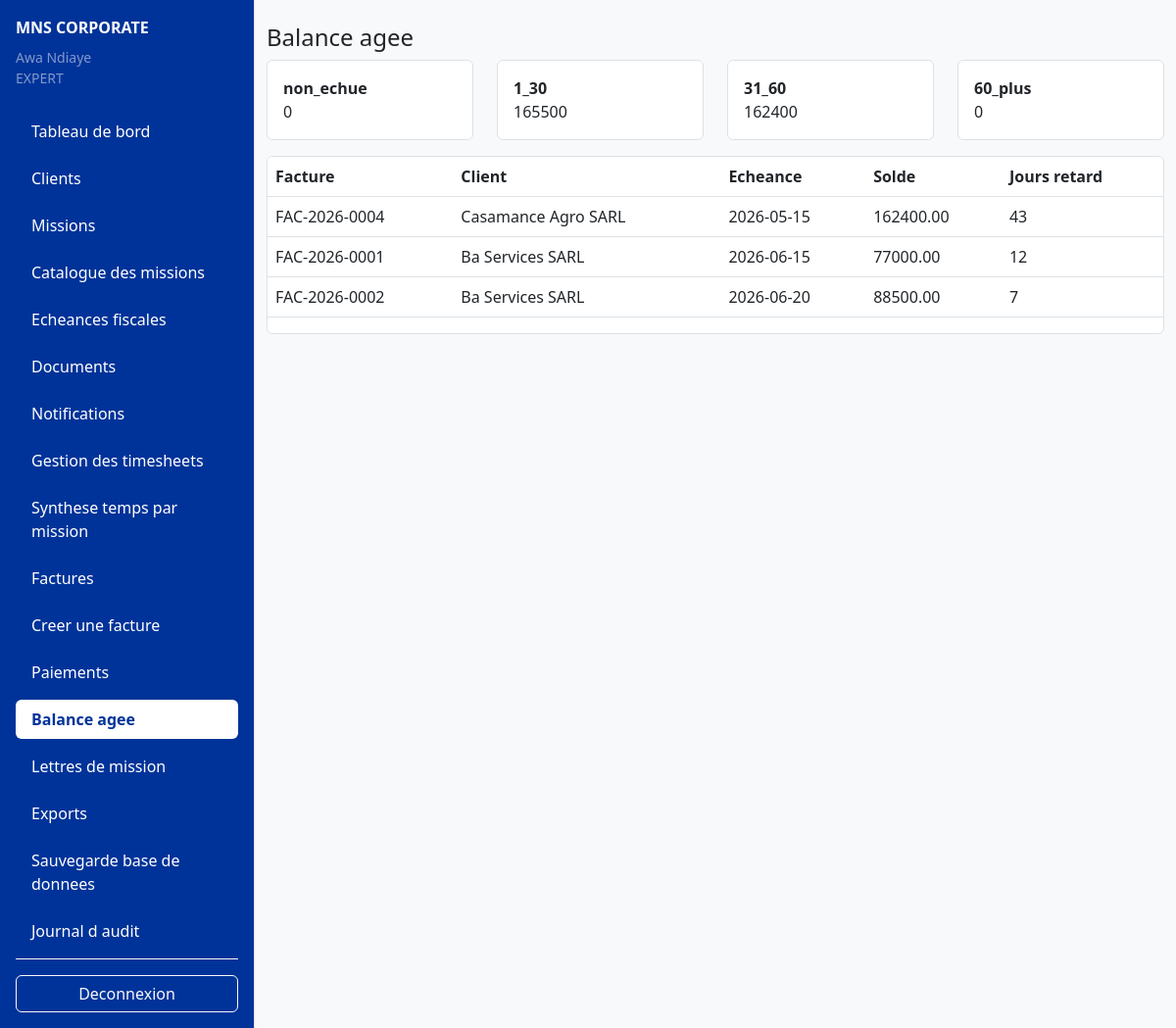
The page /frontend/views/payments/balance_aged.php (signed in) on the database its author committed.
### tables this page shows
CREATE TABLE IF NOT EXISTS invoices (
    id INT UNSIGNED AUTO_INCREMENT PRIMARY KEY,
    client_id INT UNSIGNED NOT NULL,
    mission_id INT UNSIGNED NULL,
    invoice_number VARCHAR(50) NOT NULL UNIQUE,
    issue_date DATE NOT NULL,
    due_date DATE NOT NULL,
    subtotal DECIMAL(12,2) NOT NULL DEFAULT 0.00,
    tax_rate DECIMAL(5,2) NOT NULL DEFAULT 18.00,
    tax_amount DECIMAL(12,2) NOT NULL DEFAULT 0.00,
    total_amount DECIMAL(12,2) NOT NULL DEFAULT 0.00,
    status ENUM('BROUILLON', 'ENVOYEE', 'PARTIELLEMENT_PAYEE', 'PAYEE', 'EN_RETARD', 'ANNULEE')
        NOT NULL DEFAULT 'BROUILLON',
    notes TEXT NULL,
    created_by INT UNSIGNED NOT NULL,
    created_at TIMESTAMP DEFAULT CURRENT_TIMESTAMP,
    updated_at TIMESTAMP DEFAULT CURRENT_TIMESTAMP ON UPDATE CURRENT_TIMESTAMP,
    CONSTRAINT fk_invoices_client
        FOREIGN KEY (client_id) REFERENCES clients(id)
        ON DELETE RESTRICT
        ON UPDATE CASCADE,
    CONSTRAINT fk_invoices_mission
        FOREIGN KEY (mission_id) REFERENCES missions(id)
        ON DELETE SET NULL
        ON UPDATE CASCADE,
    CONSTRAINT fk_invoices_created_by
        FOREIGN KEY (created_by) REFERENCES users(id)
        ON DELETE RESTRICT
        ON UPDATE CASCADE
);

CREATE TABLE IF NOT EXISTS clients (
    id INT UNSIGNED AUTO_INCREMENT PRIMARY KEY,
    user_id INT UNSIGNED NULL UNIQUE,
    company_name VARCHAR(180) NOT NULL,
    legal_form VARCHAR(100) NULL,
    contact_name VARCHAR(150) NULL,
    email VARCHAR(150) NULL,
    phone VARCHAR(30) NULL,
    address VARCHAR(255) NULL,
    ninea VARCHAR(50) NULL UNIQUE,
    rccm VARCHAR(80) NULL UNIQUE,
    tax_regime VARCHAR(100) NULL,
    accounting_year_start DATE NULL,
    accounting_year_end DATE NULL,
    status ENUM('ACTIF', 'INACTIF') NOT NULL DEFAULT 'ACTIF',
    created_at TIMESTAMP DEFAULT CURRENT_TIMESTAMP,
    updated_at TIMESTAMP DEFAULT CURRENT_TIMESTAMP ON UPDATE CURRENT_TIMESTAMP,
    CONSTRAINT fk_clients_user
        FOREIGN KEY (user_id) REFERENCES users(id)
        ON DELETE SET NULL
        ON UPDATE CASCADE
);

### backend/config/database.php (called while the page is built, shortened)
<?php
function getDatabaseConnection(): PDO
{
    $host = 'localhost';
    $port = 3306;
    $dbname = 'mns_corporate_db';
    $username = 'root';
    $password = '';
    $charset = 'utf8mb4';
    $dsn = sprintf(
        'mysql:host=%s;port=%d;dbname=%s;charset=%s',
        $host,
        $port,
        $dbname,
        $charset
    );
    $options = [
        PDO::ATTR_ERRMODE => PDO::ERRMODE_EXCEPTION,
        PDO::ATTR_DEFAULT_FETCH_MODE => PDO::FETCH_ASSOC,
        PDO::ATTR_EMULATE_PREPARES => false,
    ];
    try {
        $connection = new PDO($dsn, $username, $password, $options);
        return $connection;
    } catch (PDOException $exception) {
        throw new RuntimeException('Impossible de se connecter à la base de données.');
    }
}

### backend/models/BaseModel.php (called while the page is built, shortened)
<?php
abstract class BaseModel
{
    protected PDO $db;
    public function __construct(PDO $db)
    {
        $this->db = $db;
    }
    protected function fetchAll(string $sql, array $params = []): array
    {
        $stmt = $this->db->prepare($sql);
        $stmt->execute($params);
        return $stmt->fetchAll(PDO::FETCH_ASSOC);
    }
}

### backend/models/Invoice.php (called while the page is built, shortened)
<?php
require_once __DIR__ . '/BaseModel.php';
class Invoice extends BaseModel
{
    public function getBalanceAgedSummary(): array
    {
        return $this->fetchAll(
            "SELECT i.*, c.company_name, COALESCE(SUM(p.amount),0) AS paid_amount,
                    GREATEST(i.total_amount - COALESCE(SUM(p.amount),0),0) AS balance_due,
                    DATEDIFF(CURDATE(), i.due_date) AS days_late
             FROM invoices i
             INNER JOIN clients c ON c.id = i.client_id
             LEFT JOIN payments p ON p.invoice_id = i.id
             WHERE i.status <> 'ANNULEE'
             GROUP BY i.id, c.company_name
             HAVING balance_due > 0
             ORDER BY i.due_date ASC"
        );
    }
}

### backend/includes/helpers.php (called while the page is built, shortened)
<?php
function e(?string $value): string
{
    return htmlspecialchars($value ?? '', ENT_QUOTES, 'UTF-8', false);
}

### frontend/views/payments/balance_aged.php (the view)
<?php declare(strict_types=1); if(!defined('MNS_CONTROLLER_RENDER')){require_once __DIR__.'/../../../backend/controllers/payment_controller.php'; $_GET['action']='balance'; handlePaymentRequest(); return;} require_once __DIR__.'/../../../backend/includes/helpers.php'; require_once __DIR__.'/../includes/header.php'; ?>
<div class="d-flex"><?php require_once __DIR__.'/../includes/sidebar.php'; ?><main class="container-fluid py-4"><h1 class="h4">Balance agee</h1><div class="row mb-3"><?php foreach($totals as $k=>$v): ?><div class="col-md-3"><div class="bg-white border rounded p-3"><strong><?php echo e($k); ?></strong><div><?php echo e((string)$v); ?></div></div></div><?php endforeach; ?></div><div class="table-responsive bg-white border rounded"><table class="table table-hover"><thead><tr><th>Facture</th><th>Client</th><th>Echeance</th><th>Solde</th><th>Jours retard</th></tr></thead><tbody><?php foreach($rows as $r): ?><tr><td><?php echo e($r['invoice_number']); ?></td><td><?php echo e($r['company_name']); ?></td><td><?php echo e($r['due_date']); ?></td><td><?php echo e((string)$r['balance_due']); ?></td><td><?php echo e((string)$r['days_late']); ?></td></tr><?php endforeach; ?></tbody></table></div></main></div><?php require_once __DIR__.'/../includes/footer.php'; ?>

### rows shown on the page
invoices: invoice_number "FAC-2026-0004", client.company_name "Casamance Agro SARL", due_date "2026-05-15", balance_due "162400.00", days_late "43"
invoices: invoice_number "FAC-2026-0001", client.company_name "Ba Services SARL", due_date "2026-06-15", balance_due "77000.00", days_late "12"
invoices: invoice_number "FAC-2026-0002", client.company_name "Ba Services SARL", due_date "2026-06-20", balance_due "88500.00", days_late "7"

### other values the page prints
$fullName "Awa Ndiaye"
$role "EXPERT"
$label "Tableau de bord"
$label "Clients"
$label "Missions"
$label "Catalogue des missions"
$label "Echeances fiscales"
$label "Documents"
$label "Notifications"
$label "Gestion des timesheets"
$label "Synthese temps par mission"
$label "Factures"
$label "Creer une facture"
$label "Paiements"
$label "Balance agee"
